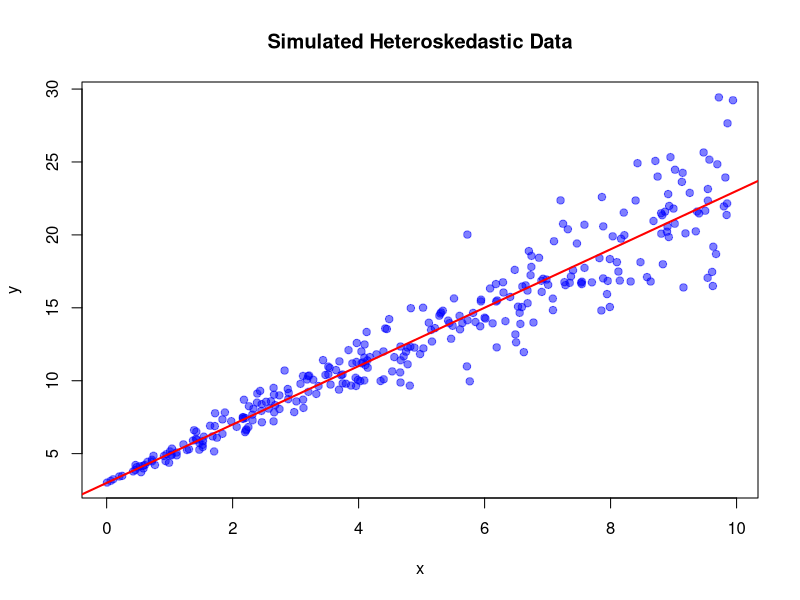
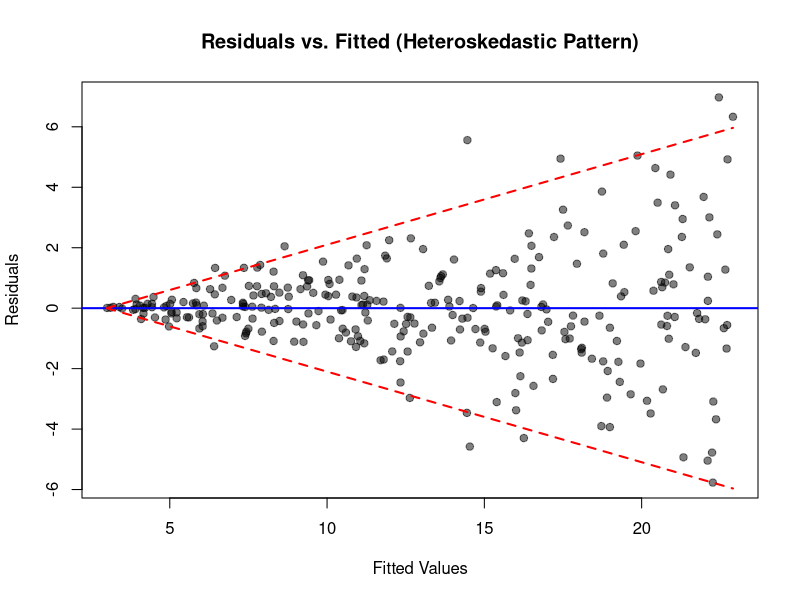

Write the R code that produced these figures, in order.
## ---- chunk 1

### Simulating Heteroskedasticity in Linear Regression

set.seed(123)

# Sample size
n <- 300

# Predictor variable
x <- runif(n, 0, 10)

# Heteroskedastic error term: variance increases with x
sigma <- 0.3 * x        # Standard deviation grows with x
eps <- rnorm(n, mean = 0, sd = sigma)

# Response variable
y <- 3 + 2*x + eps

# Put in a data frame
df <- data.frame(x, y, sigma)

# Fit a standard linear regression
model <- lm(y ~ x, data = df)

# Plot the data and fitted line
plot(df$x, df$y,
     main = "Simulated Heteroskedastic Data",
     xlab = "x", ylab = "y",
     pch = 19, col = rgb(0, 0, 1, 0.5))

abline(model, col = "red", lwd = 2)

# Residual plot to visualize heteroskedasticity
plot(model$fitted.values, model$residuals,
     pch = 19, col = rgb(0, 0, 0, 0.5),
     xlab = "Fitted Values", ylab = "Residuals",
     main = "Residuals vs. Fitted (Heteroskedastic Pattern)")
abline(h = 0, lwd = 2, col = "blue")

# Add a curve showing how residual spread increases with x
lines(sort(model$fitted.values),
      2*sort(df$sigma), col = "red", lwd = 2, lty = 2)
lines(sort(model$fitted.values),
     -2*sort(df$sigma), col = "red", lwd = 2, lty = 2)
